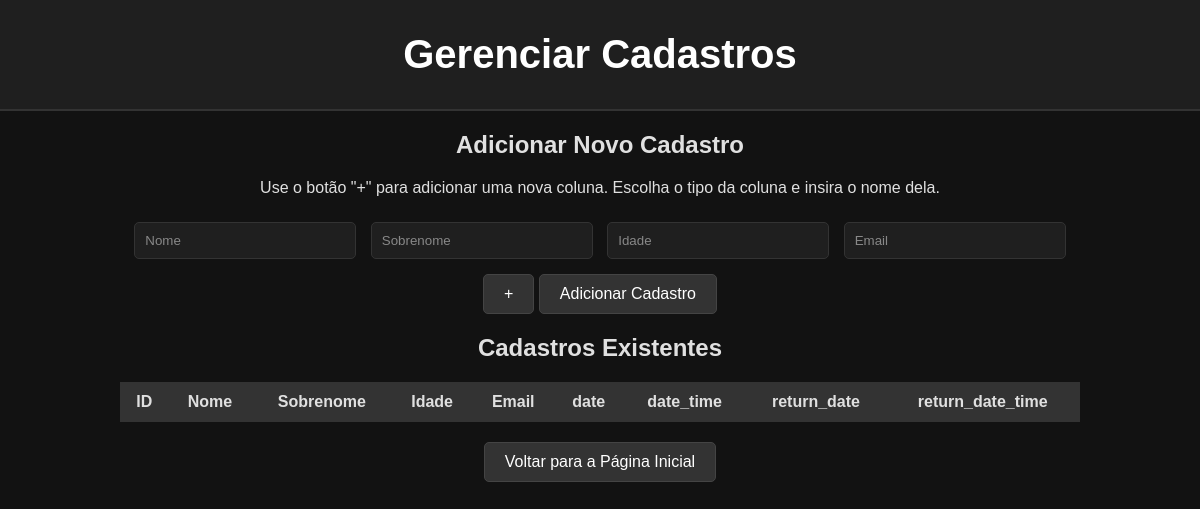
The app's page /cadastros, older data.
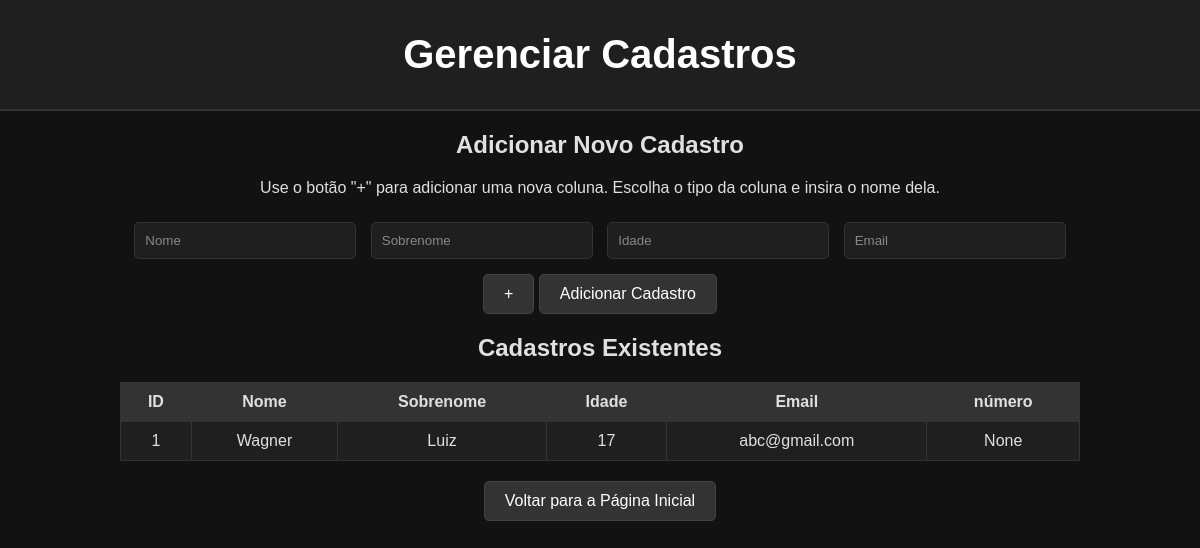
The same page, newer data.
### tables this page shows
CREATE TABLE cadastros (
                id INTEGER PRIMARY KEY AUTOINCREMENT,
                nome TEXT NOT NULL,
                last_name TEXT NOT NULL,
                age INTEGER NOT NULL,
                email TEXT NOT NULL
            , número INTEGER);

### interface/views.py (the view, shortened to what this page needs)
@app.route("/cadastros", methods=["GET", "POST"])
def gerenciar_cadastros():
    with sqlite3.connect(DB_PATH) as conn:
        cursor = conn.cursor()
        cursor.execute("PRAGMA table_info(cadastros)")
        colunas = [info[1] for info in cursor.fetchall() if info[1] not in ["id", "nome", "last_name", "age", "email"]]
        cursor.execute("SELECT * FROM cadastros")
        cadastros = [dict(zip([column[0] for column in cursor.description], row)) for row in cursor.fetchall()]
    return render_template("cadastros.html", cadastros=cadastros, colunas=colunas)

### interface/templates/cadastros.html (shortened to what this page needs)
<!DOCTYPE html>
<html lang="pt-br">
<head>
    <link rel="stylesheet" href="{{ url_for('static', filename='style.css') }}">
</head>
<body>
    <header>
        <h1>Gerenciar Cadastros</h1>
    </header>
    <main>
        <section>
            <h2>Adicionar Novo Cadastro</h2>
            <p>Use o botão "+" para adicionar uma nova coluna. Escolha o tipo da coluna e insira o nome dela.</p>
            <form method="POST">
                <div id="campos-cadastro">
                    <div class="campo-dinamico">
                        <input type="text" name="nome" placeholder="Nome" required>
                        <input type="text" name="last_name" placeholder="Sobrenome" required>
                        <input type="number" name="age" placeholder="Idade" required>
                        <input type="email" name="email" placeholder="Email" required>
                    </div>
                </div>
                <button type="button" onclick="adicionarColuna()">+</button>
                <button type="submit">Adicionar Cadastro</button>
            </form>
        </section>
        <section>
            <h2>Cadastros Existentes</h2>
            <table>
                <thead>
                    <tr>
                        <th>ID</th>
                        <th>Nome</th>
                        <th>Sobrenome</th>
                        <th>Idade</th>
                        <th>Email</th>
                        {% for coluna in colunas %}
                            <th>{{ coluna }}</th>
                        {% endfor %}
                    </tr>
                </thead>
                <tbody>
                    {% for cadastro in cadastros %}
                        <tr>
                            <td>{{ cadastro['id'] }}</td>
                            <td>{{ cadastro['nome'] }}</td>
                            <td>{{ cadastro['last_name'] }}</td>
                            <td>{{ cadastro['age'] }}</td>
                            <td>{{ cadastro['email'] }}</td>
                            {% for coluna in colunas %}
                                <td>{{ cadastro[coluna] }}</td>
                            {% endfor %}
                        </tr>
                    {% endfor %}
                </tbody>
            </table>
        </section>
        <button onclick="window.location.href='{{ url_for('homepage') }}'">Voltar para a Página Inicial</button>
    </main>
</body>
</html>

### interface/static/style.css (style rules this page uses)
body { font-family: Arial, sans-serif; margin: 0; padding: 0; background-color: #121212; color: #e0e0e0; text-align: center; display: flex; flex-direction: column; min-height: 100vh; }
header { background-color: #1f1f1f; color: #ffffff; padding: 2rem; border-bottom: 2px solid #333333; }
header h1 { margin: 0; font-size: 2.5rem; }
button { padding: 10px 20px; background-color: #333333; color: #ffffff; border: 1px solid #444444; border-radius: 5px; cursor: pointer; font-size: 1rem; transition: background-color 0.3s, transform 0.3s; }
form { margin: 20px 0; }
form input { margin: 5px; padding: 10px; width: 200px; background-color: #1f1f1f; color: #e0e0e0; border: 1px solid #333333; border-radius: 5px; }
form input::placeholder { color: #888888; }
form button { margin-top: 10px; background-color: #333333; color: #ffffff; border: 1px solid #444444; border-radius: 5px; cursor: pointer; transition: background-color 0.3s, color 0.3s; }
table { width: 80%; margin: 20px auto; border-collapse: collapse; background-color: #1f1f1f; color: #e0e0e0; }
th, td { border: 1px solid #333333; padding: 10px; text-align: center; }
th { background-color: #333333; }
main { animation: fadeIn 1s ease-in-out; }

Row changes from the older to the newer data that the page shows:
added cadastros: id "1", nome "Wagner", last_name "Luiz", age "17", email "abc@gmail.com", cadastro "None"
Text that changed along with them:
new list line: "número"
list line gone: "date"
list line gone: "date_time"
list line gone: "return_date"
list line gone: "return_date_time"
